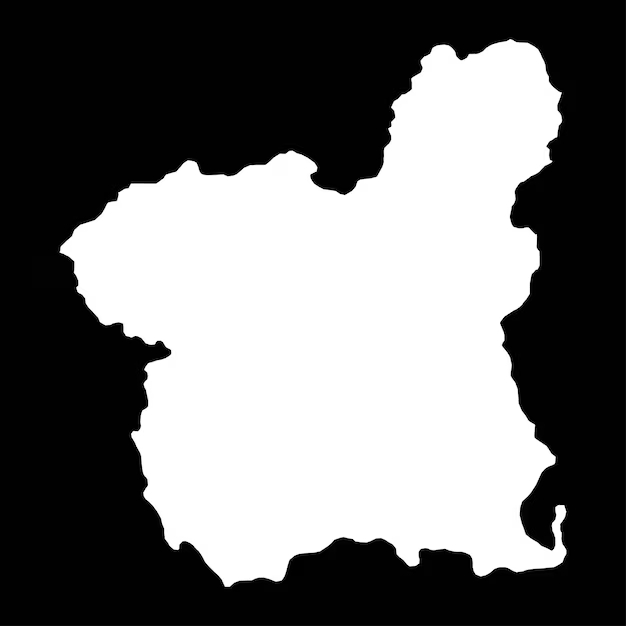
#> input picture src/img/murcia.jpg, 626 x 626 px, found by its file name
$ jupyter execute --allow-errors notebook.ipynb
#> lines starting #> are read from the running program, lines starting #| are printed output that depends on the picture; after the words box and inside, x2 and y2 are one past the last pixel; in counts of white or black regions, pixels touching at a corner belong together
# Import libraries and words from journalist from Murcia - Spain

On this exercise a Word Cloud is created to analyze words on wikipedia sites for all journalist from Murcia - Spain.

[cell 1]
import requests
from bs4 import BeautifulSoup


#> (the rest of this cell did not finish here and is left out)

#> (a cell that did not finish here is left out)

[cell 3]
text_data = []
#> (the rest of this cell did not finish here and is left out)

[cell 4]
import re

lista_de_palabras = re.sub("[^\w]", " ",  " ".join(text_data)).split()

# Delete stopwords from Spanish language

[cell 5]
import nltk
from nltk.corpus import stopwords

nltk.download('stopwords')
#> (this line was passed over: nltk is not available in this run)
#> (the rest of this cell did not finish here and is left out)

[cell 6]
from collections import Counter
import pandas as pd

top = Counter(lista_de_palabras).most_common(1000)

df = pd.DataFrame(top, columns = ['word', 'freq'])

# Word Analysis

How many words it have?

[cell 7]
print(f' On Wikipedia sites {df.word.count()}')

Which is the most used word?

#> (a cell that did not finish here is left out)

What is the frequency for the most common word?

#> (a cell that did not finish here is left out)

# Word Cloud drawing

[cell 10]
from wordcloud import WordCloud
#> (the rest of this cell did not finish here and is left out)

[cell 11]
import matplotlib.pyplot as plt

#> (the rest of this cell did not finish here and is left out)

[cell 12]
import numpy as np
from PIL import Image
mask = np.array(Image.open("img/murcia.jpg"))
#> mask is the input picture: shape (626, 626, 3); min 0, max 255, mean 114.1
mask_bw = Image.fromarray(mask).convert('L')
mask_bw_array = np.array(mask_bw)
mask_bw_array
mask_bw_array[mask_bw_array != 255] = 0
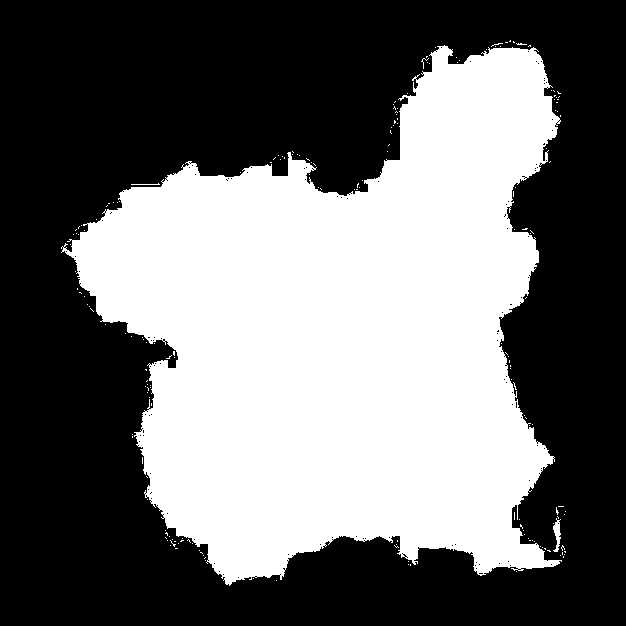
#> mask_bw_array: shape (626, 626); 42.6% white; 190 white regions (187 under 20 px), largest, box (x1, y1, x2, y2) and area: (61, 45, 562, 586) 166336, (553, 518, 561, 552) 147, (131, 183, 160, 185) 30
mask_bw_array = np.where(mask_bw_array == 255, 0, np.where(mask_bw_array == 0, 255, mask_bw_array))
